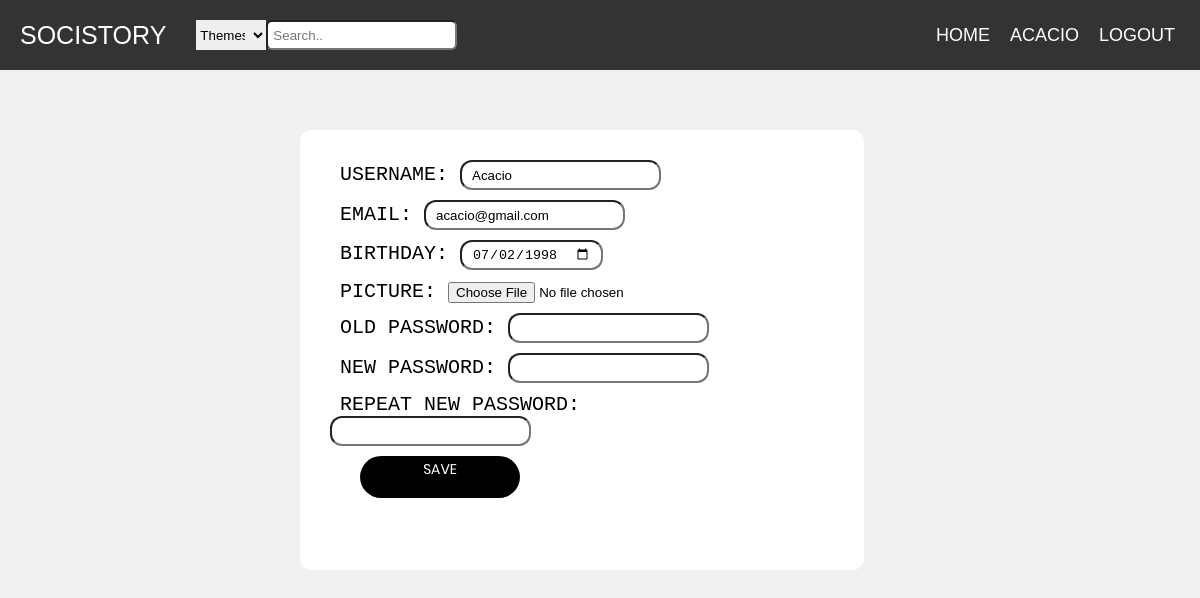
/pages/editProfile.php (signed in), run on the app's committed database.
### tables this page shows
CREATE TABLE users(
  username VARCHAR PRIMARY KEY,
  email VARCHAR UNIQUE,
  password VARCHAR(254) NOT NULL,
  salt VARCHAR(32) NOT NULL,
  birthday DATE,
  img VARCHAR
);

### database/db_comments.php (called while the page is built, shortened)
<?php
    function getUsernameInfo($username){
    $db = Database::instance()->db();
    $stmt = $db->prepare('SELECT *, rowid FROM users where username = ?');
    $stmt->execute(array($username));
    return $stmt->fetch();
    }
?>

### pages/editProfile.php (the view, shortened to what this page needs)
<?php
include_once('../templates/common.php');
include_once('../database/db_comments.php');
    $info = getUsernameInfo($_SESSION['username']);
    ?>
 <link rel="stylesheet" href="../css/profilePage.css">
<section id="profile">
    <div class="container-box">
        <div class="banner_inner d-flex align-items-center">
            <form action="../actions/editProfile.php" method="post" enctype="multipart/form-data">
        <div class="username-block">
            <label for="name">Username: </label>
            <input name="name" type="text" value="<?=$info['username']?>"> <br>
        </div>
        <div class="email-block">
            <label for="email">Email: </label>
            <input name="email" type="email" value="<?=$info['email']?>"> <br>
        </div>
        <div class="birth-block">
            <label for="birth">Birthday: </label>
            <input name="birthday" type="date" value="<?=$info['birthday']?>"><br>
        </div>
        <div class="pic-block" >
            <label for="photo">Picture: </label>
            <input name="photo" type="file" value="<?=$info['img']?>"><br>
        </div>
        <div class="oldpass-block" >
            <label for="old"> Old Password: </label>
            <input name="oldpass" type="password"> <br>
        </div>
        <div class="password-block" >
            <label for="new"> New Password: </label>
            <input id="newPassword" name="newpass" type="password"> <br>
        </div>
        <div class="rpassword-block">
            <label for="repeatnew"> Repeat New Password: </label>
            <input id="rpassword" name="repeatnewpass" type="password"> <br>
        </div>
            <button id="save"type="submit">Save</button>
            </form>
        </div>
    </div>
</section>

### css/common.css (style rules this page uses)
* { box-sizing: border-box; }
body { margin: 0; font-family: Poppins, sans-serif; }

### css/mainPage.css (style rules this page uses)
body { font-family: Poppins-Regular, sans-serif; }
body { margin: 0; padding: 0; font-family: Raleway; text-transform: uppercase; font-size: 11px; }

### css/profilePage.css (style rules this page uses)
html, body, .sidebar, .content-posts { height: 100%; }
body { font-size: 16px; font-family: Poppins, sans-serif; font-weight: normal; background-color: #f1f1f1; }
section#profile { position: relative; z-index: 1; margin-bottom: 200px; }
.container-box { border-radius: 12px; position: relative; background: #fff; padding: 30px; height:55%; width:47%; margin-left:25%; margin-top:5%; justify-content: center; }
.container-box form div { margin-bottom: 10px; }
.banner_inner.d-flex.align-items-center { position: relative; width: 80%; align-items: center !important; justify-content: space-between; }
.d-flex { display: flex !important; }
form { width: 100%; font-size: x-large; font-family: monospace; display: flex; justify-content: space-between; }
.container-box form { width: 100%; font-size: x-large; font-family: monospace; display: flex; flex-direction: column; justify-content: space-between; }
input[type="text"] { height: 30px; border-radius: 12px; padding: 10px; }
input[type="date"] { height: 30px; border-radius: 12px; padding: 10px; }
input[type="password"] { height: 30px; border-radius: 12px; padding: 10px; }
input[type="email"] { height: 30px; border-radius: 12px; padding: 10px; }
label { margin-bottom: 10px; margin-left: 10px; }
button { width: 50px; display: flex; justify-content: center; padding: 0 20px; min-width: 160px; height: 42px; background-color: black; border-radius: 21px; font-size: 14px; color: #fff; font-family: Poppins-Regular; line-height: 1.2; text-transform: uppercase; padding-top: 5px; border: none; margin-left: 30px; }

### data on the page
users: name "Acacio", email "acacio@gmail.com", birthday "07/02/1998"

### other printed values
$username "ACACIO"
